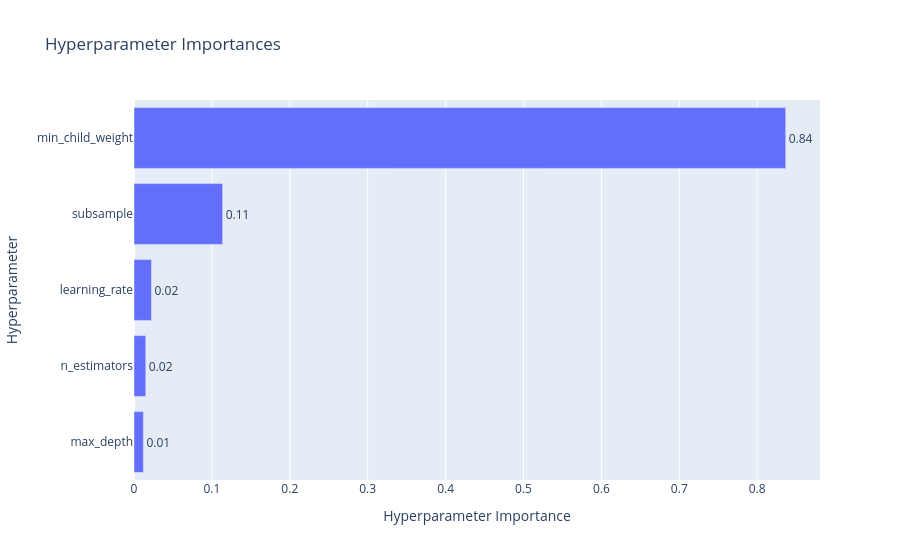

Here is the notebook cell this chart was saved with:
### Code cell
plot_param_importances(study).show()

### Figure 1 — Plotly figure (JSON) as saved in the notebook; plotly's stock layout.template omitted (floating-point values rounded to 4 significant figures)
{"data": [{"cliponaxis": false, "hovertemplate": ["max_depth (IntDistribution): 0.012072762102377094<extra></extra>", "n_estimators (IntDistribution): 0.0150899080914353<extra></extra>", "learning_rate (FloatDistribution): 0.022479705094223278<extra></extra>", "subsample (FloatDistribution): 0.11376942653110396<extra></extra>", "min_child_weight (IntDistribution): 0.8365881981808604<extra></extra>"], "name": "Objective Value", "orientation": "h", "text": ["0.01", "0.02", "0.02", "0.11", "0.84"], "textposition": "outside", "type": "bar", "x": [0.01207, 0.01509, 0.02248, 0.1138, 0.8366], "y": ["max_depth", "n_estimators", "learning_rate", "subsample", "min_child_weight"]}], "layout": {"title": {"text": "Hyperparameter Importances"}, "xaxis": {"title": {"text": "Hyperparameter Importance"}}, "yaxis": {"title": {"text": "Hyperparameter"}}}}
